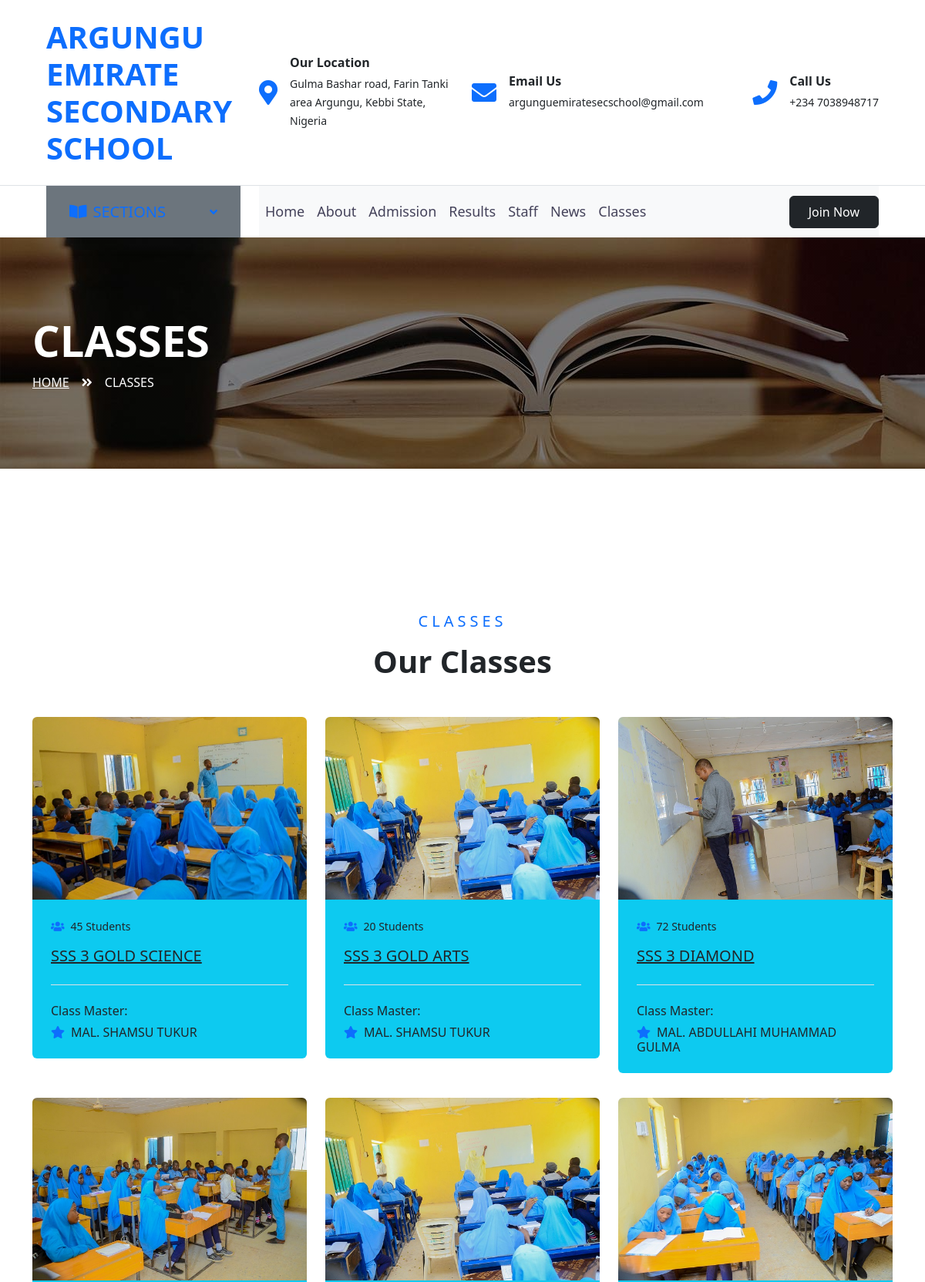
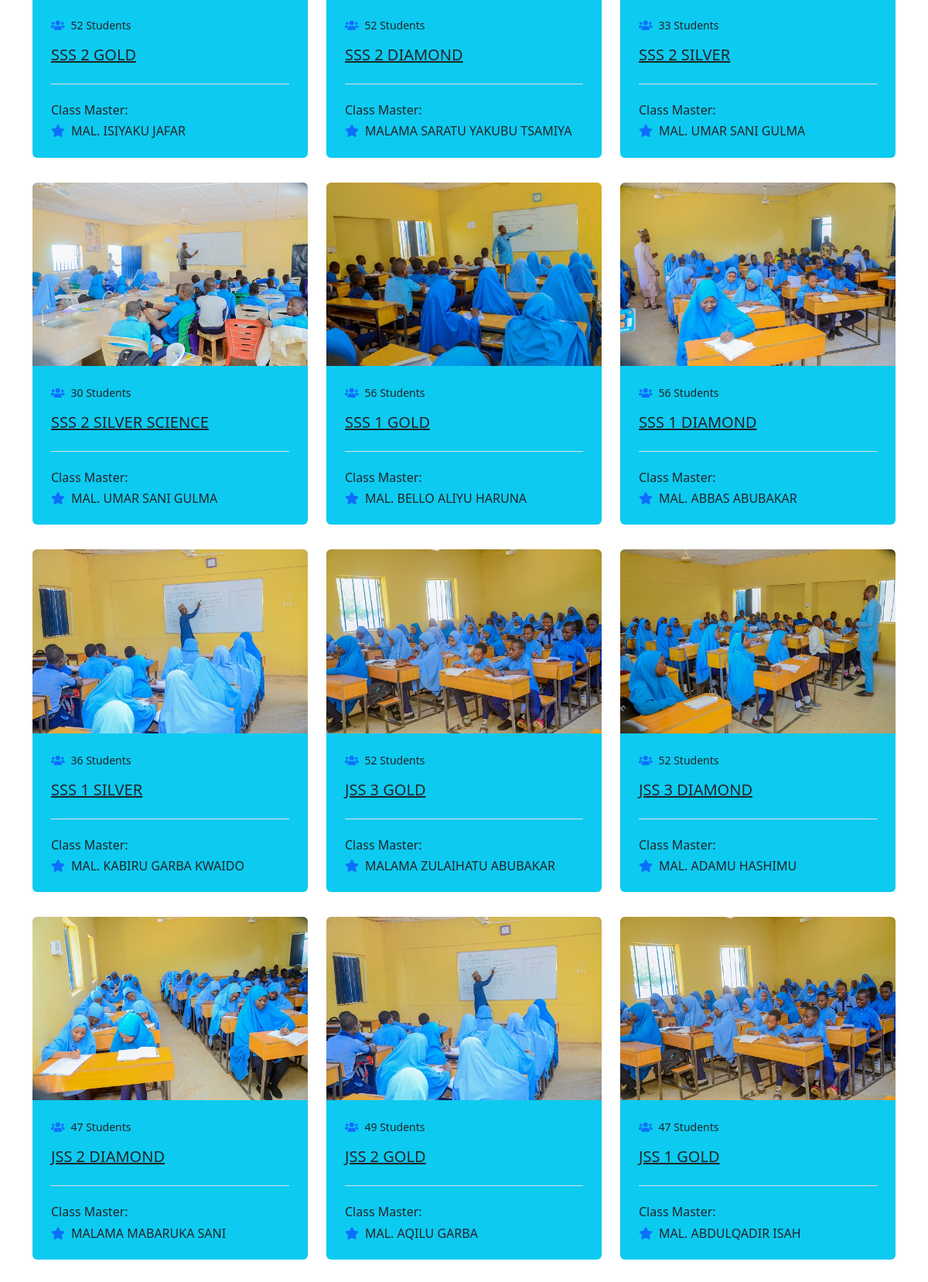
/classes/ (upper part), run on the app's committed database (2 pictures, top to bottom).
### base/models.py (models this page shows, shortened)
class Classe(models.Model):
    name = models.CharField(max_length=200)
    description = models.CharField(max_length=200)
    master = models.CharField(max_length=200, null=True, blank=True)
    detail = models.TextField(null=True, blank=True)
    snumber = models.IntegerField(null=True, blank=True)
    pict = models.ImageField(null=True, blank=True, default="course-5.jpeg")
    Created = models.DateTimeField(auto_now_add=True)

### base/views.py (the view)
# urls.py: path('classes/', views.classes, name="Classes"),
def classes(request):
    clss = Classe.objects.all()
    context = {'clss':clss}
    return render(request, 'base/class.html', context)

### base/templates/base/class.html
{% extends 'main.html' %}
{% load static %}
{% block content %}
    <div class="container-fluid page-header" style="margin-bottom: 90px;">
        <div class="container">
            <div class="d-flex flex-column justify-content-center" style="min-height: 300px">
                <h3 class="display-4 text-white text-uppercase">Classes</h3>
                <div class="d-inline-flex text-white">
                    <p class="m-0 text-uppercase"><a class="text-white" href="{% url 'Home' %}">Home</a></p>
                    <i class="fa fa-angle-double-right pt-1 px-3"></i>
                    <p class="m-0 text-uppercase">Classes</p>
                </div>
            </div>
        </div>
    </div>
    <div class="container-fluid py-5">
        <div class="container py-5">
            <div class="text-center mb-5">
                <h5 class="text-primary text-uppercase mb-3" style="letter-spacing: 5px;">Classes</h5>
                <h1>Our Classes</h1>
            </div>
            <div class="row">
                {% for cl in clss %}
                <div class="col-lg-4 col-md-6 mb-4">
                    <div class="rounded overflow-hidden mb-2">
                        <img class="img-fluid" src="{{cl.pict.url}}" alt="">
                        <div class="bg-info p-4">
                            <div class="d-flex justify-content-between mb-3">
                                <small class="m-0"><i class="fa fa-users text-primary mr-2"></i>{{cl.snumber}} Students</small>
                            </div>
                            <a class="h5" href="">{{cl.name}}</a>
                            <div class="border-top mt-4 pt-4">
                                <h6>Class Master:</h6>
                                <div class="d-flex justify-content-between">
                                    <h6 class="m-0"><i class="fa fa-star text-primary mr-2"></i>{{cl.master}}<small></small></h6>
                                </div>
                            </div>
                        </div>
                    </div>
                </div>
                {% endfor %}
            </div>
        </div>
    </div>
{% endblock content %}

### data on the page
Classe: pict (picture), snumber "45", name "SSS 3 GOLD SCIENCE", master "MAL. SHAMSU TUKUR"
Classe: pict (picture), snumber "20", name "SSS 3 GOLD ARTS", master "MAL. SHAMSU TUKUR"
Classe: pict (picture), snumber "72", name "SSS 3 DIAMOND", master "MAL. ABDULLAHI MUHAMMAD GULMA"
Classe: pict (picture), snumber "52", name "SSS 2 GOLD", master "MAL. ISIYAKU JAFAR"
Classe: pict (picture), snumber "52", name "SSS 2 DIAMOND", master "MALAMA SARATU YAKUBU TSAMIYA"
Classe: pict (picture), snumber "33", name "SSS 2 SILVER", master "MAL. UMAR SANI GULMA"
Classe: pict (picture), snumber "30", name "SSS 2 SILVER SCIENCE", master "MAL. UMAR SANI GULMA"
Classe: pict (picture), snumber "56", name "SSS 1 GOLD", master "MAL. BELLO ALIYU HARUNA"
Classe: pict (picture), snumber "56", name "SSS 1 DIAMOND", master "MAL. ABBAS ABUBAKAR"
Classe: pict (picture), snumber "36", name "SSS 1 SILVER", master "MAL. KABIRU GARBA KWAIDO"
Classe: pict (picture), snumber "52", name "JSS 3 GOLD", master "MALAMA ZULAIHATU ABUBAKAR"
Classe: pict (picture), snumber "52", name "JSS 3 DIAMOND", master "MAL. ADAMU HASHIMU"
Classe: pict (picture), snumber "47", name "JSS 2 DIAMOND", master "MALAMA MABARUKA SANI"
Classe: pict (picture), snumber "49", name "JSS 2 GOLD", master "MAL. AQILU GARBA"
Classe: pict (picture), snumber "47", name "JSS 1 GOLD", master "MAL. ABDULQADIR ISAH"
